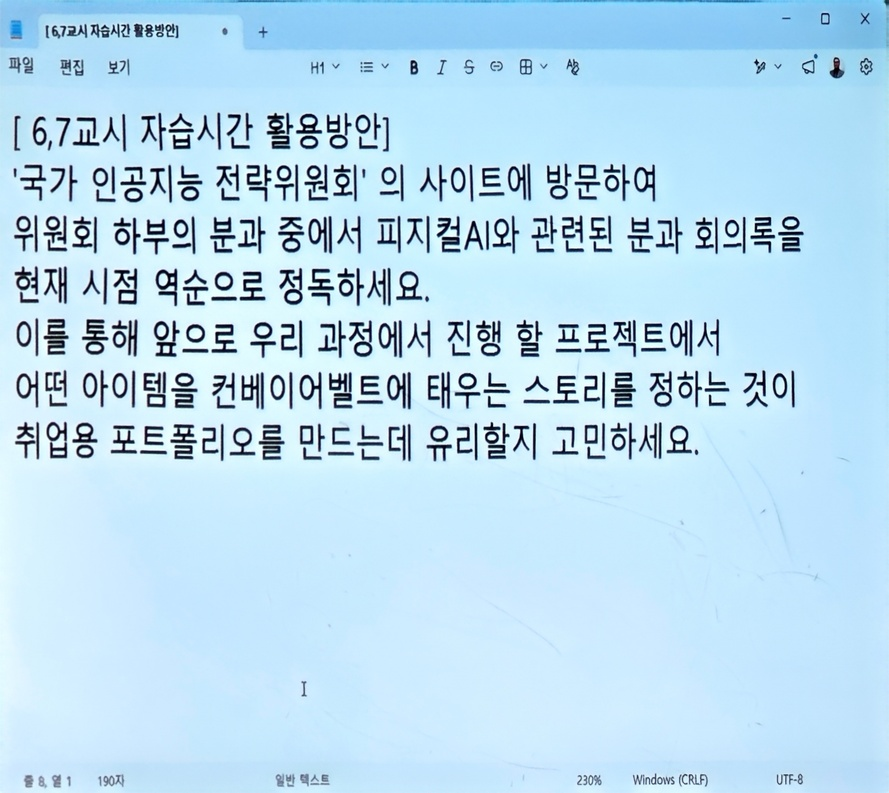
#> input picture 260630/a8.jpg, 889 x 793 px, shrunk from 1852 x 1652 before the run, given in place of the camera
$ python houghtTransform_gemini.py   (older library calls are emulated)
#> lines starting #> are read from the running program, lines starting #| are printed output that depends on the picture
import cv2
import numpy as np

# 웹캠 열기
cap = cv2.VideoCapture(0)

print('width: {0}, height: {1}'.format(cap.get(3), cap.get(4)))

while(True):
    ret, src = cap.read()
#> src is the input picture: shape (793, 889, 3); mean B, G, R 239.6, 219.8, 185

    if (ret):
        # 시각화를 위해 원본 복사본 생성 (직선 선그리기용)
        src_hough = src.copy()

        # 1. 컬러 영상을 그레이스케일로 변환
        gray = cv2.cvtColor(src, cv2.COLOR_BGR2GRAY)
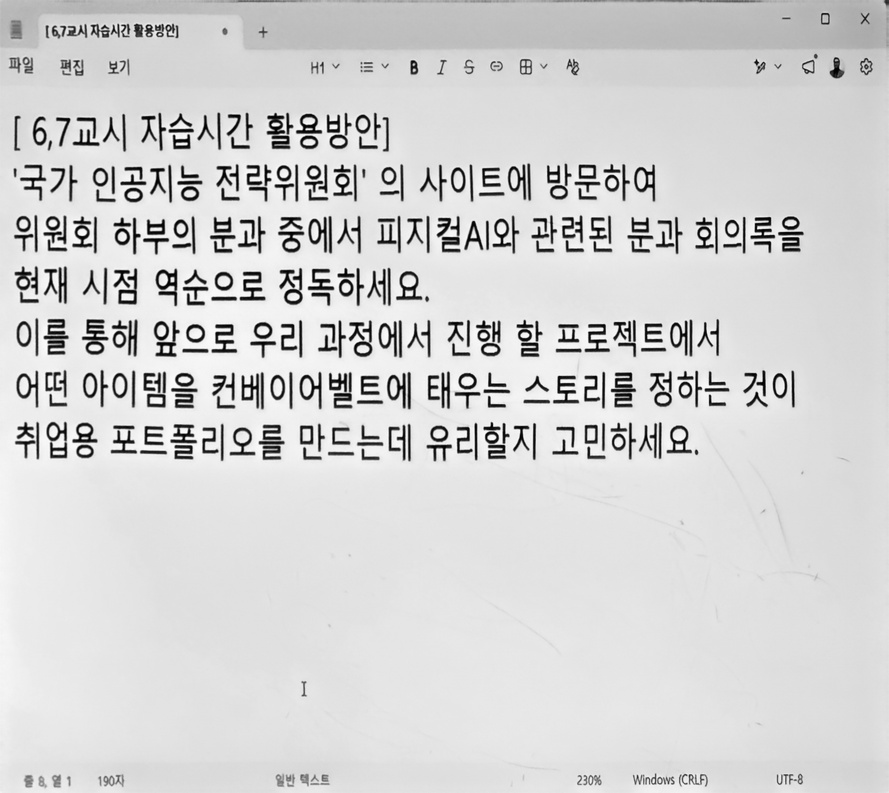
#> gray: shape (793, 889); min 1, max 254, mean 211.7

        # 2. Sobel + Magnitude 에지 검출
        sobel_x = cv2.Sobel(gray, cv2.CV_64F, 1, 0, ksize=3)
        sobel_y = cv2.Sobel(gray, cv2.CV_64F, 0, 1, ksize=3)
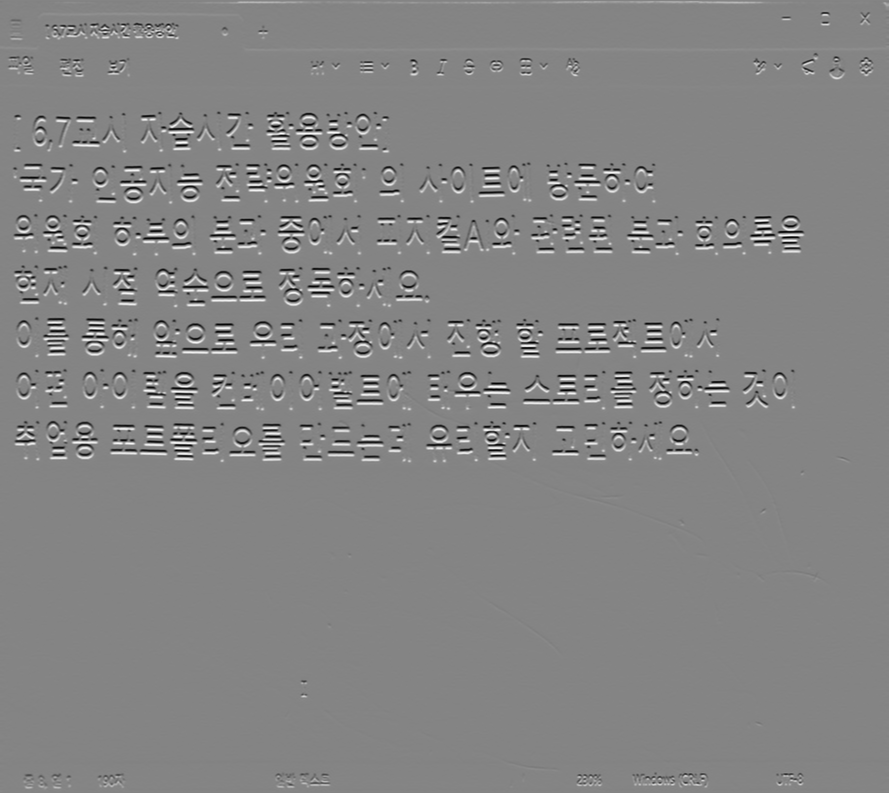
#> sobel_y: shape (793, 889) float64; min -999, max 924, mean 0.7; drawn with min black and max white
        dst_magnitude = cv2.magnitude(sobel_x, sobel_y)
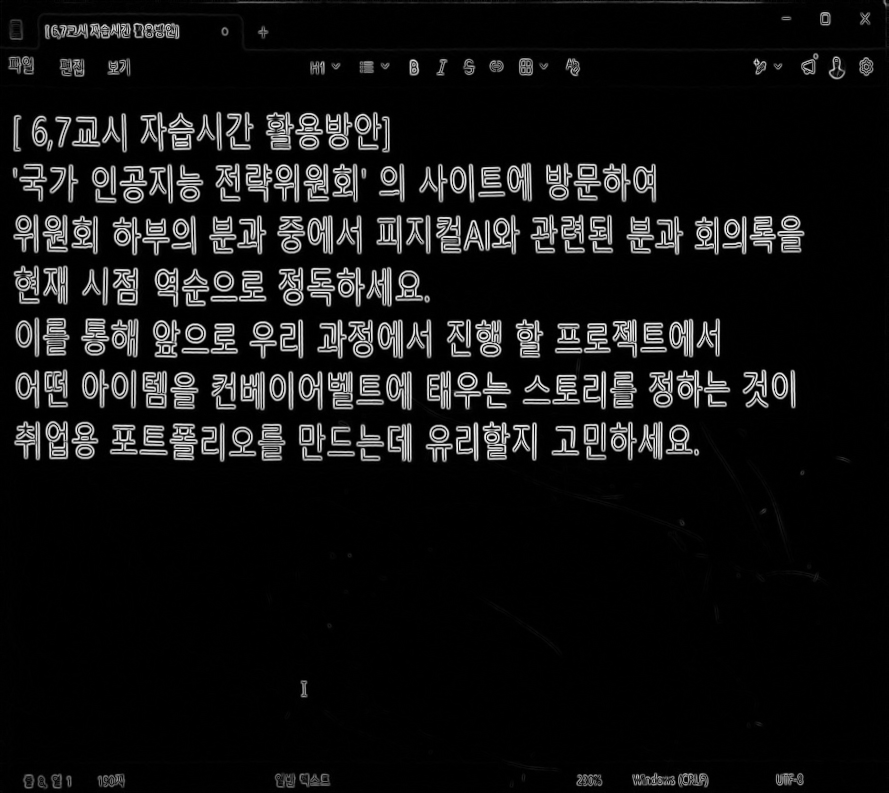
#> dst_magnitude: shape (793, 889) float64; min 0, max 999.1, mean 75; drawn with min black and max white
        dst_sobel = cv2.convertScaleAbs(dst_magnitude)
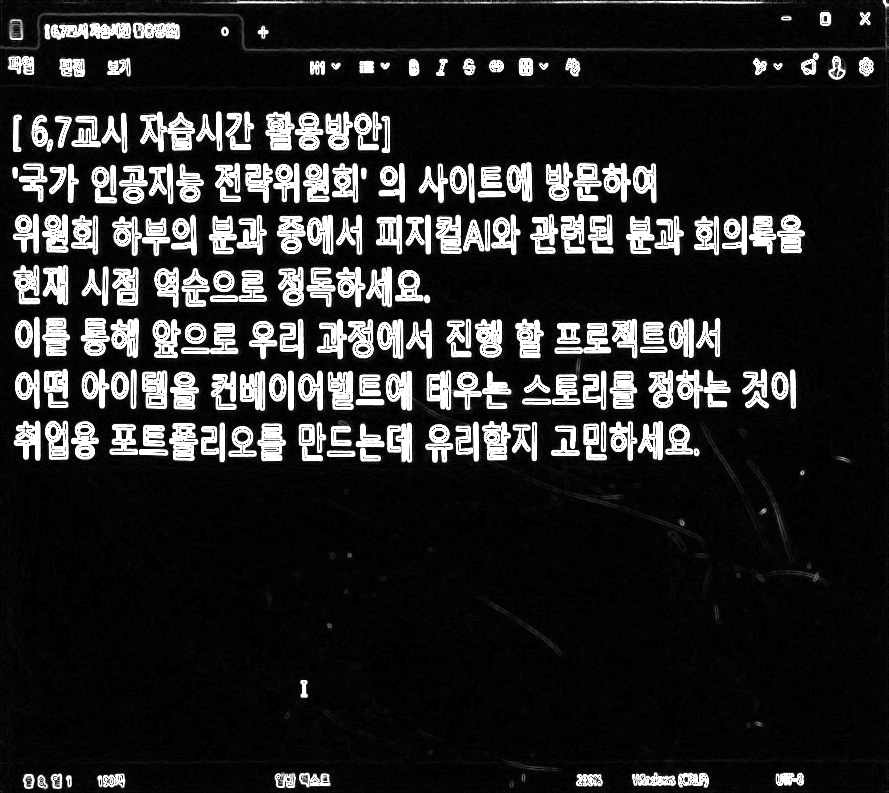
#> dst_sobel: shape (793, 889); min 0, max 255, mean 37.3

        # 3. Canny 에지 검출 (허프 변환은 가늘고 명확한 에지 이미지가 입력되어야 잘 작동합니다)
        dst_canny = cv2.Canny(gray, threshold1=50, threshold2=150)
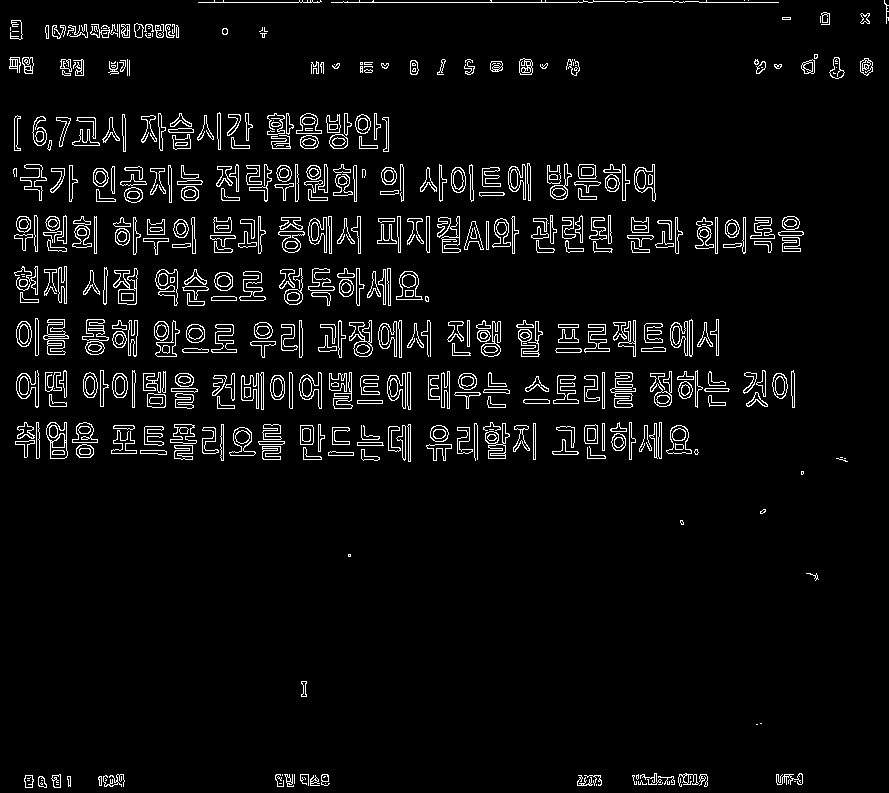
#> dst_canny: shape (793, 889); 5% white in thin lines or dots

        # 4. cv2.HoughLines 알고리즘 적용
        # rho=1 (1픽셀 해상도), theta=np.pi/180 (1도 해상도), threshold=150 (직선으로 인정할 투표 수)
        lines = cv2.HoughLines(dst_canny, rho=1, theta=np.pi/180, threshold=150)
#> lines = 117 rows, first 8: [2, 1.57], [235, 1.57], [400, 1.55], [380, 1.59], [238, 1.57], [224, 1.59], [231, 1.59], [324, 1.57]

        # 5. 검출된 직선들을 원본 복사본(src_hough) 위에 그리기
        if lines is not None:
            for i in range(len(lines)):
                rho, theta = lines[i][0]
                a = np.cos(theta)
                b = np.sin(theta)
                x0 = a * rho
                y0 = b * rho

                # 계산된 라디안 값을 이용해 화면 끝까지 이어지는 직선의 시작점과 끝점 계산
                x1 = int(x0 + 1000 * (-b))
                y1 = int(y0 + 1000 * (a))
                x2 = int(x0 - 1000 * (-b))
                y2 = int(y0 - 1000 * (a))

                # 원본 카피 영상 위에 빨간색(BGR: 0, 0, 255), 두께 2로 직선 그리기
                cv2.line(src_hough, (x1, y1), (x2, y2), (0, 0, 255), 2)
#> this loop made 117 passes
#> (rho, theta, a, b, x0, y0, x1, y1) on passes 1 to 12: (2, 1.57, -4.37e-08, 1, -8.74e-08, 2, -1000, 1), (235, 1.57, -4.37e-08, 1, -1.03e-05, 235, -1000, 234), (400, 1.55, 0.0175, 1, 6.98, 399.9, -992, 417), (380, 1.59, -0.0175, 1, -6.63, 379.9, -1006, 362), (238, 1.57, -4.37e-08, 1, -1.04e-05, 238, -1000, 237), (224, 1.59, -0.0175, 1, -3.91, 224, -1003, 206), (231, 1.59, -0.0175, 1, -4.03, 231, -1003, 213), (324, 1.57, -4.37e-08, 1, -1.42e-05, 324, -1000, 323), (221, 1.59, -0.0175, 1, -3.86, 221, -1003, 203), (391, 1.57, -4.37e-08, 1, -1.71e-05, 391, -1000, 390), (228, 1.59, -0.0175, 1, -3.98, 228, -1003, 210), (376, 1.59, -0.0175, 1, -6.56, 375.9, -1006, 358)
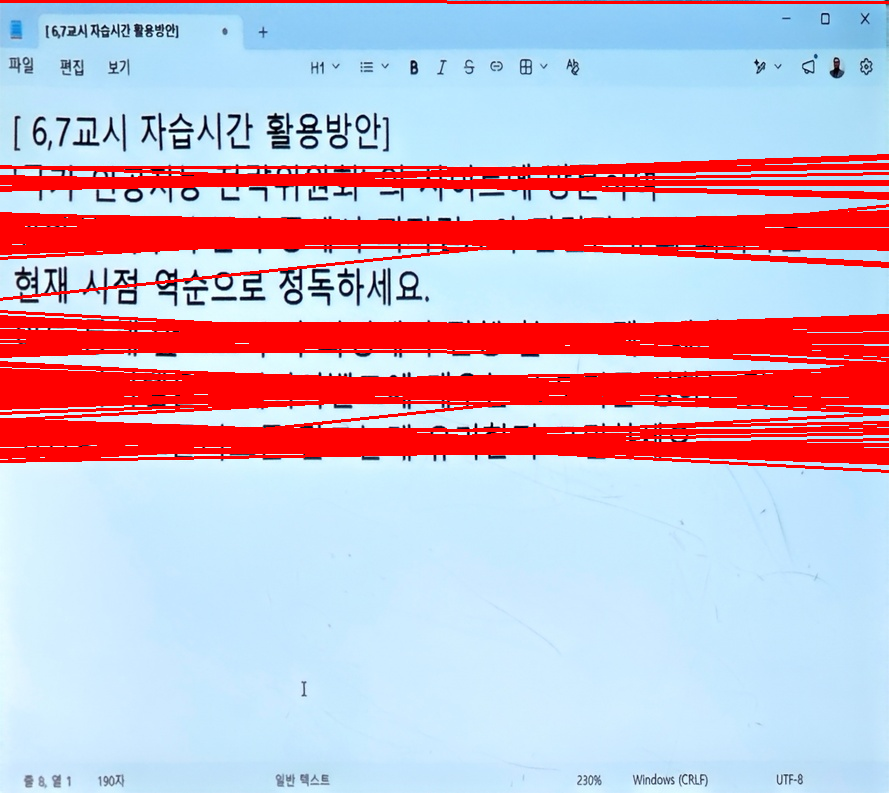
#> src_hough: shape (793, 889, 3); mean B, G, R 196.2, 179.7, 203.4

        # 6. 결과 영상들을 각각 다른 창에 출력하여 비교
        cv2.imshow('1. Original', src)
        cv2.imshow('2. Sobel Magnitude', dst_sobel)
        cv2.imshow('3. Canny Edge', dst_canny)
        cv2.imshow('4. Hough Lines (Result)', src_hough)

        if cv2.waitKey(1) & 0xFF == ord('q'):
#> (key q is pressed here)
            break
    else:
        break

cap.release()
cv2.destroyAllWindows()
